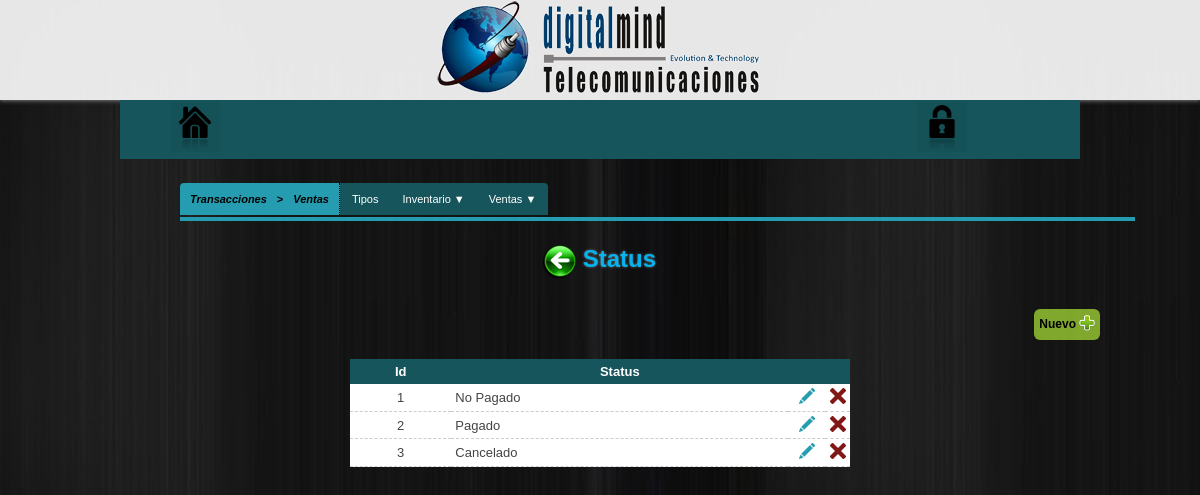
The page /configuracion/transacciones/ventas/status-venta/ (signed in) on the database its author committed.
### tables this page shows
CREATE TABLE IF NOT EXISTS `status_venta` (
  `id_status_venta` int(11) NOT NULL,
  `nombre_status_venta` varchar(30) NOT NULL
);

### configuracion/transacciones/ventas/status-venta/classStatusVenta.php (called while the page is built, shortened)
<?php
	class StatusVenta
	{
		public function obtenerStatusVenta() {
			$Conexion = new dataBaseConn();
			$sth = $Conexion -> prepare('SELECT id_status_venta,nombre_status_venta FROM status_venta');
			$sth -> execute();
			$statusVenta = $sth -> fetchAll();
			return $statusVenta;
		}
	}
?>

### libs/encrypt_decrypt_strings_urls.php (called while the page is built, shortened)
<?php
	function encrypt($string, $key) {
	   $result = '';
	   for($i=0; $i<strlen($string); $i++) {
	      $char = substr($string, $i, 1);
	      $keychar = substr($key, ($i % strlen($key))-1, 1);
	      $char = chr(ord($char)+ord($keychar));
	      $result.=$char;
	   }
	   return base64_encode($result);
	}
?>

### configuracion/transacciones/ventas/status-venta/tabla_status_venta.php (the view, shortened to what this page needs)
<?php require_once("../../../../libs/encrypt_decrypt_strings_urls.php"); ?>
<?php if($datStVenta = $fnStVenta -> obtenerStatusVenta() ) : ?>
	<table class="datos-bd">
		<tr>
			<th>Id</th>
			<th>Status</th>
			<th>&nbsp;</th>
			<th>&nbsp;</th>
		</tr>
		<?php foreach($datStVenta as $stVenta) : ?>
			<tr>
				<td><?=$stVenta['id_status_venta']?></td>
				<td style="text-align: left;"><?=$stVenta['nombre_status_venta']?></td>
				<td width="5%">
					<?php $idStVenta = encrypt($stVenta['id_status_venta'],"statusVentaDM") ?>
					<a href="actualizar_status_venta.php?IDstatus=<?=$idStVenta?>" class="EditStVent"><img src="../../../../images/editar.png" title="Editar"></a>
				</td>
				<td width="5%">
					<form action="" method="POST" enctype="application/x-www-form-urlencoded" target="_self">
						<button type="button" class="deleteStVent">
							<img src="../../../../images/eliminar.png" title="Borrar" alt="Borrar">
						</button>
					</form>
				</td>
			</tr>
		<?php endforeach; ?>
	</table>
	<br />
<?php else :?>
	<div class="vacio">
		(Sin registros)
	</div>
<?php endif; ?>

### css/menu.css (style rules this page uses)
* { margin: 0;padding: 0; }
a { color: #28C7E0;text-decoration:none; }
body { background: url(../images/bg.jpg) fixed; color:#444; font-family:Verdana,Helvetica,Sans-serif;font-size:12px; }
a { text-decoration: none; }

### css/tabla.css (style rules this page uses)
table { border-collapse: separate;font-size: 13px; margin: 0 0 30px 0; }
.datos-bd { background: #FFF; border-collapse: collapse; width: 500px; }
.datos-bd th { background: #16555B;color: #FFF; font-weight: bold; text-align: center; padding: .4em; }
.datos-bd td { border-bottom: 1px #CCC dashed; padding: .3em; text-align: center; }
.datos-bd a { color:#16555B;margin: .5em; }
button { background-color: transparent; border: none; cursor: pointer; }

### rows shown on the page
status_venta: id_status_venta "1", nombre_status_venta "No Pagado"
status_venta: id_status_venta "2", nombre_status_venta "Pagado"
status_venta: id_status_venta "3", nombre_status_venta "Cancelado"
